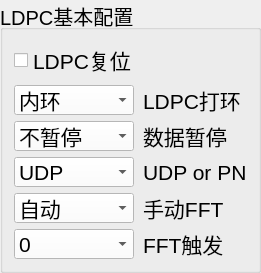
         <widget class="QGroupBox" name="groupBox_8">
          <property name="maximumSize">
           <size>
            <width>400</width>
            <height>500</height>
           </size>
          </property>
          <property name="font">
           <font>
            <pointsize>15</pointsize>
           </font>
          </property>
          <property name="title">
           <string>LDPC基本配置</string>
          </property>
          <layout class="QGridLayout" name="gridLayout_3">
           <item row="0" column="0">
            <widget class="QCheckBox" name="LDPC_reset_obj">
             <property name="enabled">
              <bool>true</bool>
             </property>
             <property name="sizePolicy">
              <sizepolicy hsizetype="Fixed" vsizetype="Fixed">
               <horstretch>0</horstretch>
               <verstretch>0</verstretch>
              </sizepolicy>
             </property>
             <property name="font">
              <font>
               <pointsize>16</pointsize>
              </font>
             </property>
             <property name="text">
              <string>LDPC复位</string>
             </property>
            </widget>
           </item>
           <item row="1" column="0">
            <widget class="QComboBox" name="LDPC_loop_obj">
             <property name="maximumSize">
              <size>
               <width>120</width>
               <height>30</height>
              </size>
             </property>
             <property name="font">
              <font>
               <pointsize>16</pointsize>
              </font>
             </property>
             <property name="styleSheet">
              <string notr="true">background-color: rgb(255, 255, 255);</string>
             </property>
             <item>
              <property name="text">
               <string>内环</string>
              </property>
             </item>
             <item>
              <property name="text">
               <string>外环</string>
              </property>
             </item>
            </widget>
           </item>
           <item row="1" column="1">
            <widget class="QLabel" name="LDPC_loop_label">
             <property name="maximumSize">
              <size>
               <width>150</width>
               <height>30</height>
              </size>
             </property>
             <property name="font">
              <font>
               <pointsize>16</pointsize>
              </font>
             </property>
             <property name="text">
              <string>LDPC打环</string>
             </property>
            </widget>
           </item>
           <item row="2" column="0">
            <widget class="QComboBox" name="Pause_obj">
             <property name="maximumSize">
              <size>
               <width>120</width>
               <height>30</height>
              </size>
             </property>
             <property name="font">
              <font>
               <pointsize>16</pointsize>
              </font>
             </property>
             <property name="styleSheet">
              <string notr="true">background-color: rgb(255, 255, 255);</string>
             </property>
             <item>
              <property name="text">
               <string>不暂停</string>
              </property>
             </item>
             <item>
              <property name="text">
               <string>暂停</string>
              </property>
             </item>
            </widget>
           </item>
           <item row="2" column="1">
            <widget class="QLabel" name="Pause_label">
             <property name="maximumSize">
              <size>
               <width>150</width>
               <height>30</height>
              </size>
             </property>
             <property name="font">
              <font>
               <pointsize>16</pointsize>
              </font>
             </property>
             <property name="text">
              <string>数据暂停</string>
             </property>
            </widget>
           </item>
           <item row="3" column="0">
            <widget class="QComboBox" name="LDPC_UDPorPN_obj">
             <property name="maximumSize">
              <size>
               <width>120</width>
               <height>30</height>
              </size>
             </property>
             <property name="font">
              <font>
               <pointsize>16</pointsize>
              </font>
             </property>
             <property name="styleSheet">
              <string notr="true">background-color: rgb(255, 255, 255);</string>
             </property>
             <property name="currentIndex">
              <number>0</number>
             </property>
             <item>
              <property name="text">
               <string>UDP</string>
              </property>
             </item>
             <item>
              <property name="text">
               <string>PN</string>
              </property>
             </item>
            </widget>
           </item>
           <item row="3" column="1">
            <widget class="QLabel" name="LDPC_UDPorPN_label">
             <property name="maximumSize">
              <size>
               <width>150</width>
               <height>30</height>
              </size>
             </property>
             <property name="font">
              <font>
               <pointsize>16</pointsize>
              </font>
             </property>
             <property name="text">
              <string>UDP or PN</string>
             </property>
            </widget>
           </item>
           <item row="4" column="0">
            <widget class="QComboBox" name="FFTManual_obj">
             <property name="maximumSize">
              <size>
               <width>120</width>
               <height>30</height>
              </size>
             </property>
             <property name="font">
              <font>
               <pointsize>16</pointsize>
              </font>
             </property>
             <property name="styleSheet">
              <string notr="true">background-color: rgb(255, 255, 255);</string>
             </property>
             <property name="currentIndex">
              <number>0</number>
             </property>
             <item>
              <property name="text">
               <string>自动</string>
              </property>
             </item>
             <item>
              <property name="text">
               <string>手动</string>
              </property>
             </item>
            </widget>
           </item>
           <item row="4" column="1">
            <widget class="QLabel" name="FFTManual_label">
             <property name="maximumSize">
              <size>
               <width>150</width>
               <height>25</height>
              </size>
             </property>
             <property name="font">
              <font>
               <pointsize>16</pointsize>
              </font>
             </property>
             <property name="text">
              <string>手动FFT</string>
             </property>
            </widget>
           </item>
           <item row="5" column="0">
            <widget class="QComboBox" name="FFTTrigger_obj">
             <property name="maximumSize">
              <size>
               <width>120</width>
               <height>30</height>
              </size>
             </property>
             <property name="font">
              <font>
               <pointsize>16</pointsize>
              </font>
             </property>
             <property name="styleSheet">
              <string notr="true">background-color: rgb(255, 255, 255);</string>
             </property>
             <property name="currentIndex">
              <number>0</number>
             </property>
             <item>
              <property name="text">
               <string>0</string>
              </property>
             </item>
             <item>
              <property name="text">
               <string>1</string>
              </property>
             </item>
            </widget>
           </item>
           <item row="5" column="1">
            <widget class="QLabel" name="FFTTrigger_label">
             <property name="maximumSize">
              <size>
               <width>150</width>
               <height>25</height>
              </size>
             </property>
             <property name="font">
              <font>
               <pointsize>16</pointsize>
              </font>
             </property>
             <property name="text">
              <string>FFT触发</string>
             </property>
            </widget>
           </item>
          </layout>
         </widget>
